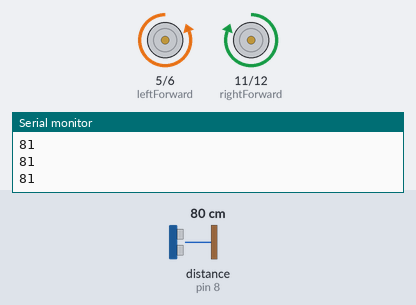
Bench run of a sketch on a simulated Arduino Uno, built with avr-gcc and run on an emulated ATmega328P. Parts: motor-driver pin pairs drawn as motors (green arrow = first pin HIGH = forward, orange = second pin HIGH = backward, longer = more drive), the last lines printed to the serial monitor. Wiring (inferred from the names in the program): ultrasonic range finder: trigger pin 7; echo pin 8. The test bench sets the inputs (shaded band); at power-on: distance to the obstacle (sensor on pin 8) 80 cm. The echo pulse lasts 58.3 µs per cm.

Above: at 1.2 s.
1.3 s: distance to the obstacle (sensor on pin 8) set to 21 cm
2.8 s: distance to the obstacle (sensor on pin 8) set to 18 cm
At 3.1 s:
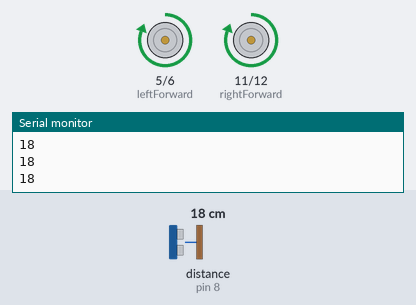
4.3 s: distance to the obstacle (sensor on pin 8) set to 35 cm
At 4.7 s:
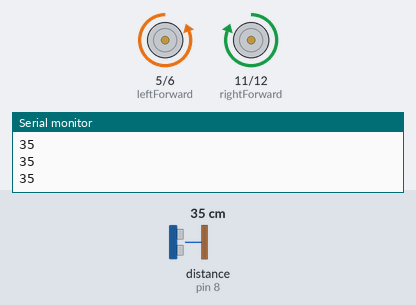
5.8 s: distance to the obstacle (sensor on pin 8) set to 2 cm
At 6.6 s:
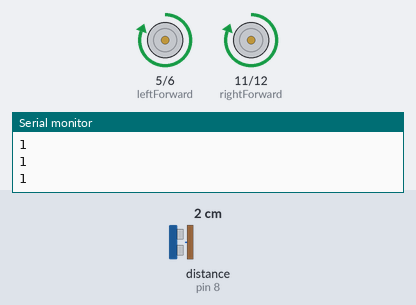
Timing chart, 0 to 8.3 s (numbered marks = the images above; inputs shaded):
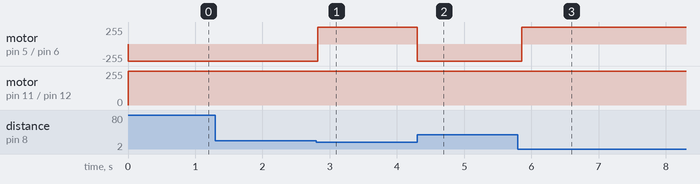

Measured:
- the behaviour switches between 20 and 19 cm on distance to the obstacle (sensor on pin 8) (found by bisection; images 0 and 1)
- after the input at 2.8 s, motor on pin 5 (leftForward) / pin 6 (leftBackward): backward 255/255 → forward 255/255 at once
- after the input at 4.3 s, motor on pin 5 (leftForward) / pin 6 (leftBackward): forward 255/255 → backward 255/255 at once
- after the input at 5.8 s, motor on pin 5 (leftForward) / pin 6 (leftBackward): backward 255/255 → forward 255/255 after 0.06 s

The sketch:

obstacle.ino
```cpp
const int trig = 7;
const int echo = 8;
const int leftForward = 5;
const int leftBackward = 6;
const int rightForward = 11;
const int rightBackward = 12;

int duration = 0;
int distance = 0;

void setup()
{
  pinMode(trig , OUTPUT);
  pinMode(echo , INPUT);
  pinMode(leftForward , OUTPUT);
  pinMode(leftBackward , OUTPUT);
  pinMode(rightForward , OUTPUT);
  pinMode(rightBackward , OUTPUT);

  Serial.begin(9600);

}

void loop()
{
  digitalWrite(trig , HIGH);
  delayMicroseconds(1000);
  digitalWrite(trig , LOW);


  duration = pulseIn(echo , HIGH);
  distance = (duration/2) / 28.5 ;
  Serial.println(distance);


  if ( distance < 20 )
  {
    digitalWrite(leftForward , HIGH);
    digitalWrite(leftBackward , LOW);
    digitalWrite(rightForward , HIGH);
    digitalWrite(rightBackward , LOW);
  }
  else
  {digitalWrite(leftForward , LOW);
    digitalWrite(leftBackward , HIGH);
    digitalWrite(rightForward , HIGH);
    digitalWrite(rightBackward , LOW);
    delay(100);

  }

}
```
